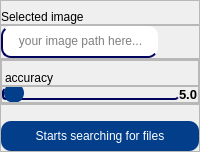
                <widget class="QWidget" name="page1">
                 <property name="enabled">
                  <bool>true</bool>
                 </property>
                 <attribute name="title">
                  <string>Similar Image Finder</string>
                 </attribute>
                 <layout class="QVBoxLayout" name="verticalLayout_4">
                  <property name="spacing">
                   <number>0</number>
                  </property>
                  <property name="leftMargin">
                   <number>0</number>
                  </property>
                  <property name="topMargin">
                   <number>0</number>
                  </property>
                  <property name="rightMargin">
                   <number>0</number>
                  </property>
                  <property name="bottomMargin">
                   <number>0</number>
                  </property>
                  <item>
                   <widget class="QFrame" name="frame_13">
                    <property name="sizePolicy">
                     <sizepolicy hsizetype="Preferred" vsizetype="Fixed">
                      <horstretch>0</horstretch>
                      <verstretch>0</verstretch>
                     </sizepolicy>
                    </property>
                    <property name="frameShape">
                     <enum>QFrame::StyledPanel</enum>
                    </property>
                    <property name="frameShadow">
                     <enum>QFrame::Raised</enum>
                    </property>
                    <layout class="QVBoxLayout" name="verticalLayout_11">
                     <property name="leftMargin">
                      <number>0</number>
                     </property>
                     <property name="topMargin">
                      <number>9</number>
                     </property>
                     <property name="rightMargin">
                      <number>0</number>
                     </property>
                     <property name="bottomMargin">
                      <number>0</number>
                     </property>
                     <item>
                      <widget class="QLabel" name="label_5">
                       <property name="text">
                        <string>Selected image</string>
                       </property>
                      </widget>
                     </item>
                    </layout>
                   </widget>
                  </item>
                  <item>
                   <widget class="QFrame" name="frame_22">
                    <property name="sizePolicy">
                     <sizepolicy hsizetype="Preferred" vsizetype="Fixed">
                      <horstretch>0</horstretch>
                      <verstretch>0</verstretch>
                     </sizepolicy>
                    </property>
                    <property name="frameShape">
                     <enum>QFrame::StyledPanel</enum>
                    </property>
                    <property name="frameShadow">
                     <enum>QFrame::Raised</enum>
                    </property>
                    <layout class="QHBoxLayout" name="horizontalLayout_8">
                     <property name="spacing">
                      <number>3</number>
                     </property>
                     <property name="leftMargin">
                      <number>0</number>
                     </property>
                     <property name="topMargin">
                      <number>0</number>
                     </property>
                     <property name="rightMargin">
                      <number>0</number>
                     </property>
                     <property name="bottomMargin">
                      <number>0</number>
                     </property>
                     <item>
                      <widget class="QLineEdit" name="lineEdit_3">
                       <property name="styleSheet">
                        <string notr="true">QLineEdit{
	min-height: 30px;
	border-radius:10px;
	border-bottom-width: 1.5px;
	border-left-width: 1.5px;
	border-style: solid;
	
	border-color: rgb(3, 4, 94);
}</string>
                       </property>
                       <property name="alignment">
                        <set>Qt::AlignCenter</set>
                       </property>
                       <property name="readOnly">
                        <bool>true</bool>
                       </property>
                       <property name="placeholderText">
                        <string>your image path here...</string>
                       </property>
                       <property name="clearButtonEnabled">
                        <bool>false</bool>
                       </property>
                      </widget>
                     </item>
                     <item>
                      <widget class="QPushButton" name="pushButton_5">
                       <property name="styleSheet">
                        <string notr="true">
QPushButton{
background-color:transparent;
	border-radius: 10px;
padding:3px;
}
QPushButton::hover{
	background-color: rgb(238, 238, 238);
}

QPushButton::pressed{
	background-color:;
	background-color: rgb(222, 222, 222);
}
</string>
                       </property>
                       <property name="text">
                        <string/>
                       </property>
                       <property name="icon">
                        <iconset resource="resources.qrc">
                         <normaloff>:/UI_ICONS/images/icons/search (1).png</normaloff>:/UI_ICONS/images/icons/search (1).png</iconset>
                       </property>
                       <property name="iconSize">
                        <size>
                         <width>24</width>
                         <height>24</height>
                        </size>
                       </property>
                       <property name="shortcut">
                        <string>P</string>
                       </property>
                      </widget>
                     </item>
                    </layout>
                   </widget>
                  </item>
                  <item>
                   <widget class="QFrame" name="frame_30">
                    <property name="sizePolicy">
                     <sizepolicy hsizetype="Preferred" vsizetype="Fixed">
                      <horstretch>0</horstretch>
                      <verstretch>0</verstretch>
                     </sizepolicy>
                    </property>
                    <property name="frameShape">
                     <enum>QFrame::StyledPanel</enum>
                    </property>
                    <property name="frameShadow">
                     <enum>QFrame::Raised</enum>
                    </property>
                    <layout class="QVBoxLayout" name="verticalLayout_24">
                     <property name="spacing">
                      <number>0</number>
                     </property>
                     <property name="leftMargin">
                      <number>0</number>
                     </property>
                     <property name="topMargin">
                      <number>0</number>
                     </property>
                     <property name="rightMargin">
                      <number>0</number>
                     </property>
                     <property name="bottomMargin">
                      <number>0</number>
                     </property>
                     <item>
                      <widget class="QFrame" name="frame_32">
                       <property name="sizePolicy">
                        <sizepolicy hsizetype="Preferred" vsizetype="Fixed">
                         <horstretch>0</horstretch>
                         <verstretch>0</verstretch>
                        </sizepolicy>
                       </property>
                       <property name="frameShape">
                        <enum>QFrame::StyledPanel</enum>
                       </property>
                       <property name="frameShadow">
                        <enum>QFrame::Raised</enum>
                       </property>
                       <layout class="QVBoxLayout" name="verticalLayout_25">
                        <property name="spacing">
                         <number>0</number>
                        </property>
                        <property name="leftMargin">
                         <number>0</number>
                        </property>
                        <property name="topMargin">
                         <number>0</number>
                        </property>
                        <property name="rightMargin">
                         <number>0</number>
                        </property>
                        <property name="bottomMargin">
                         <number>0</number>
                        </property>
                        <item>
                         <widget class="QLabel" name="label_16">
                          <property name="sizePolicy">
                           <sizepolicy hsizetype="Preferred" vsizetype="Fixed">
                            <horstretch>0</horstretch>
                            <verstretch>0</verstretch>
                           </sizepolicy>
                          </property>
                          <property name="styleSheet">
                           <string notr="true">padding-top: 10px</string>
                          </property>
                          <property name="text">
                           <string>accuracy</string>
                          </property>
                         </widget>
                        </item>
                       </layout>
                      </widget>
                     </item>
                     <item>
                      <widget class="QFrame" name="frame_31">
                       <property name="sizePolicy">
                        <sizepolicy hsizetype="Preferred" vsizetype="Fixed">
                         <horstretch>0</horstretch>
                         <verstretch>0</verstretch>
                        </sizepolicy>
                       </property>
                       <property name="frameShape">
                        <enum>QFrame::StyledPanel</enum>
                       </property>
                       <property name="frameShadow">
                        <enum>QFrame::Raised</enum>
                       </property>
                       <layout class="QHBoxLayout" name="horizontalLayout_10">
                        <property name="spacing">
                         <number>0</number>
                        </property>
                        <property name="leftMargin">
                         <number>0</number>
                        </property>
                        <property name="topMargin">
                         <number>0</number>
                        </property>
                        <property name="rightMargin">
                         <number>0</number>
                        </property>
                        <property name="bottomMargin">
                         <number>0</number>
                        </property>
                        <item>
                         <widget class="QSlider" name="horizontalSlider">
                          <property name="styleSheet">
                           <string notr="true">QSlider::groove:horizontal { 
	background-color: transparent;
	border-bottom: 1.5px solid rgb(3, 4, 94); 
	border-left: 1.5px solid rgb(3, 4, 94); 
	height: 10px; 
	border-radius: 4px;
}

QSlider::handle:horizontal { 
	background-color: rgb(2, 62, 138); 
	border: 1.5px solid rgb(2, 62, 138); 
	width: 16px; 
	height: 20px; 
	line-height: 20px; 
	margin-top: -5px; 
	margin-bottom: -5px; 
	border-radius: 10px; 
}

QSlider::handle:horizontal:hover { 
	border-radius: 10px;
}</string>
                          </property>
                          <property name="minimum">
                           <number>5</number>
                          </property>
                          <property name="maximum">
                           <number>100</number>
                          </property>
                          <property name="singleStep">
                           <number>1</number>
                          </property>
                          <property name="value">
                           <number>5</number>
                          </property>
                          <property name="sliderPosition">
                           <number>5</number>
                          </property>
                          <property name="tracking">
                           <bool>true</bool>
                          </property>
                          <property name="orientation">
                           <enum>Qt::Horizontal</enum>
                          </property>
                          <property name="invertedAppearance">
                           <bool>false</bool>
                          </property>
                          <property name="invertedControls">
                           <bool>false</bool>
                          </property>
                          <property name="tickPosition">
                           <enum>QSlider::NoTicks</enum>
                          </property>
                          <property name="tickInterval">
                           <number>0</number>
                          </property>
                         </widget>
                        </item>
                        <item>
                         <widget class="QLabel" name="label_17">
                          <property name="font">
                           <font>
                            <pointsize>10</pointsize>
                            <weight>75</weight>
                            <bold>true</bold>
                           </font>
                          </property>
                          <property name="text">
                           <string>5.0</string>
                          </property>
                         </widget>
                        </item>
                       </layout>
                      </widget>
                     </item>
                    </layout>
                   </widget>
                  </item>
                  <item alignment="Qt::AlignTop">
                   <widget class="QFrame" name="frame_12">
                    <property name="frameShape">
                     <enum>QFrame::StyledPanel</enum>
                    </property>
                    <property name="frameShadow">
                     <enum>QFrame::Raised</enum>
                    </property>
                    <layout class="QHBoxLayout" name="horizontalLayout_7">
                     <property name="spacing">
                      <number>0</number>
                     </property>
                     <property name="leftMargin">
                      <number>0</number>
                     </property>
                     <property name="topMargin">
                      <number>16</number>
                     </property>
                     <property name="rightMargin">
                      <number>0</number>
                     </property>
                     <property name="bottomMargin">
                      <number>0</number>
                     </property>
                     <item>
                      <widget class="QPushButton" name="pushButton_6">
                       <property name="styleSheet">
                        <string notr="true">QPushButton{
	background-color:#023E8A;
	padding: 5px;
	border-radius: 10px;
	color: #fff;
	height: 20px
}
QPushButton::hover{
	background-color: rgb(5, 8, 179);
}

QPushButton::pressed{
	background-color:rgb(6, 9, 198);
}

</string>
                       </property>
                       <property name="text">
                        <string>Starts searching for files</string>
                       </property>
                       <property name="icon">
                        <iconset resource="resources.qrc">
                         <normaloff>:/UI_ICONS/images/icons/search.png</normaloff>:/UI_ICONS/images/icons/search.png</iconset>
                       </property>
                       <property name="shortcut">
                        <string>Return</string>
                       </property>
                      </widget>
                     </item>
                    </layout>
                   </widget>
                  </item>
                 </layout>
                </widget>
